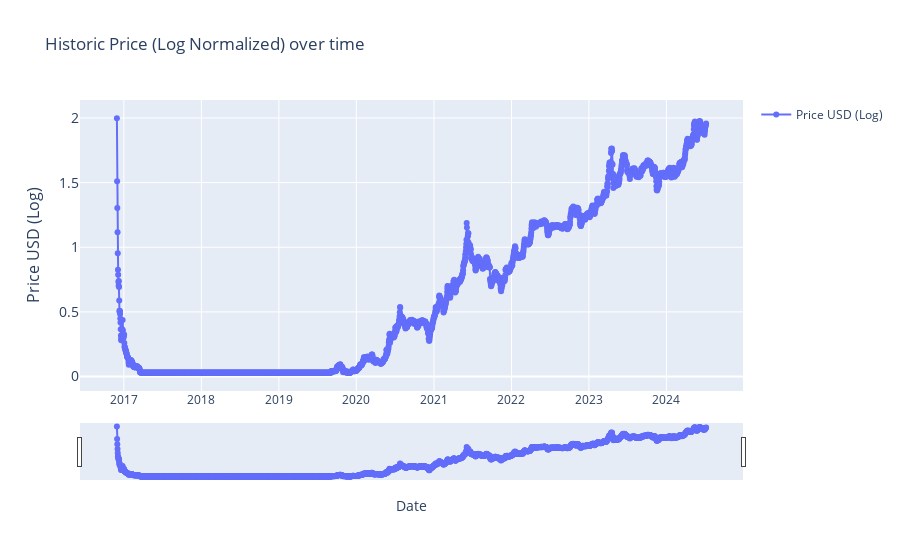
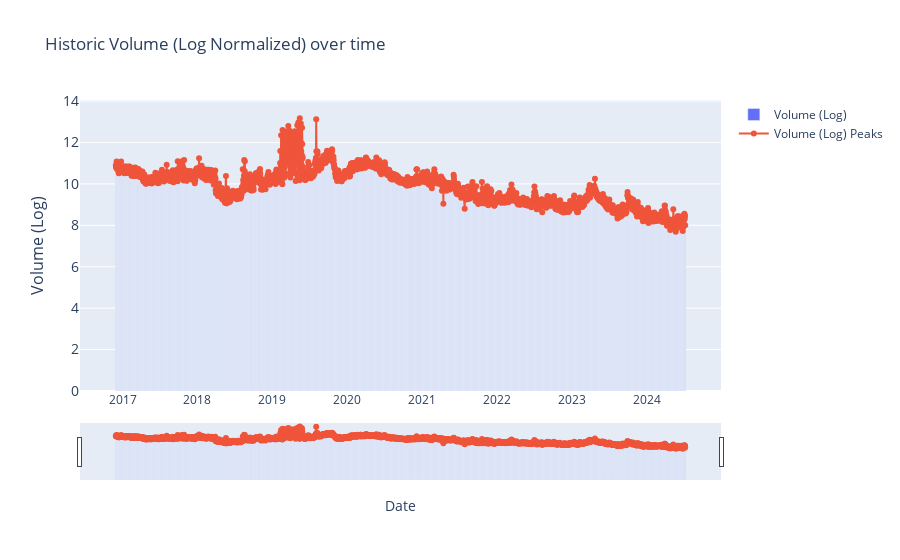

The notebook cell saved with these charts, in order:
### Markdown cell above
### lognormal_historic_data

### Code cell
#outputs log normalised historic price + volume charts

import pandas as pd
import numpy as np
from ipywidgets import interact, DatePicker
import plotly.graph_objects as go

ln_df = create_ln_df(current_item)

start_date_picker = DatePicker(description='Start Date', value=START_DATE)
end_date_picker = DatePicker(description='End Date', value=END_DATE)

#NOTE: Top is LN price, bottom in LN volume.

interact(lambda start_date, end_date: plot_lognormalised_historic_price(ln_df, start_date, end_date),
         start_date=start_date_picker, end_date=end_date_picker)

interact(lambda start_date, end_date: plot_lognormalised_historic_volume(ln_df, start_date, end_date),
         start_date=start_date_picker, end_date=end_date_picker)

### Figure 1 — Plotly figure (JSON) as saved in the notebook; plotly's stock layout.template omitted (floating-point values rounded to 4 significant figures; data arrays with more than 128 entries replaced by an {"elided": "..."} marker saying what was removed)
{"data": [{"mode": "lines+markers", "name": "Price USD (Log)", "type": "scatter", "x": {"elided": "2777 str values"}, "y": {"elided": "2777 float values"}}], "layout": {"showlegend": true, "title": {"text": "Historic Price (Log Normalized) over time"}, "xaxis": {"rangeslider": {"visible": true}, "title": {"text": "Date"}, "type": "date"}, "yaxis": {"tickfont": {"size": 14}, "title": {"font": {"size": 16}, "text": "Price USD (Log)"}}}}

### Figure 2 — Plotly figure (JSON) as saved in the notebook; plotly's stock layout.template omitted (floating-point values rounded to 4 significant figures; data arrays with more than 128 entries replaced by an {"elided": "..."} marker saying what was removed)
{"data": [{"name": "Volume (Log)", "type": "bar", "x": {"elided": "2777 str values"}, "y": {"elided": "2777 float values"}}, {"mode": "lines+markers", "name": "Volume (Log) Peaks", "type": "scatter", "x": {"elided": "2777 str values"}, "y": {"elided": "2777 float values"}}], "layout": {"showlegend": true, "title": {"text": "Historic Volume (Log Normalized) over time"}, "xaxis": {"rangeslider": {"visible": true}, "title": {"text": "Date"}, "type": "date"}, "yaxis": {"tickfont": {"size": 14}, "title": {"font": {"size": 16}, "text": "Volume (Log)"}}}}
